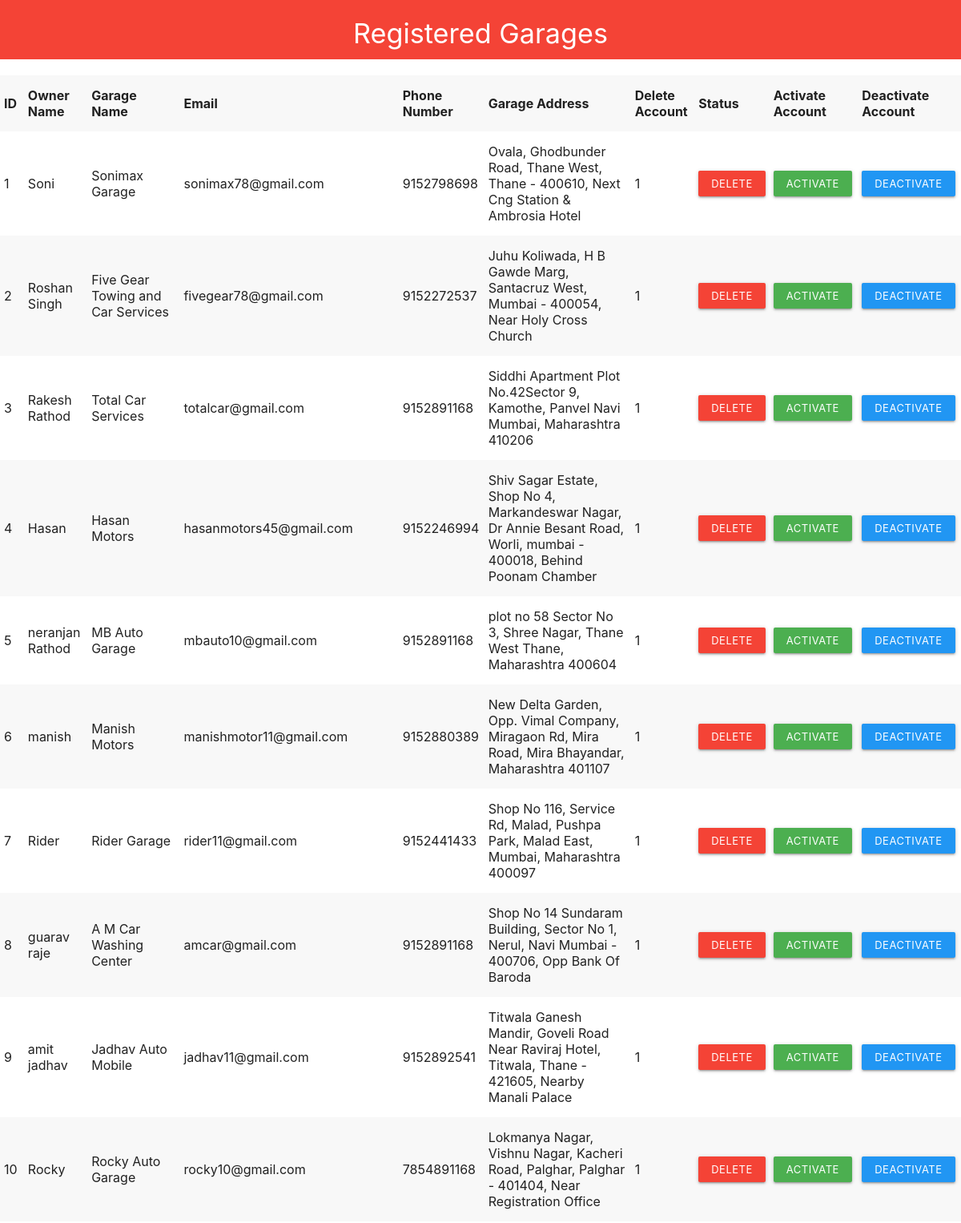
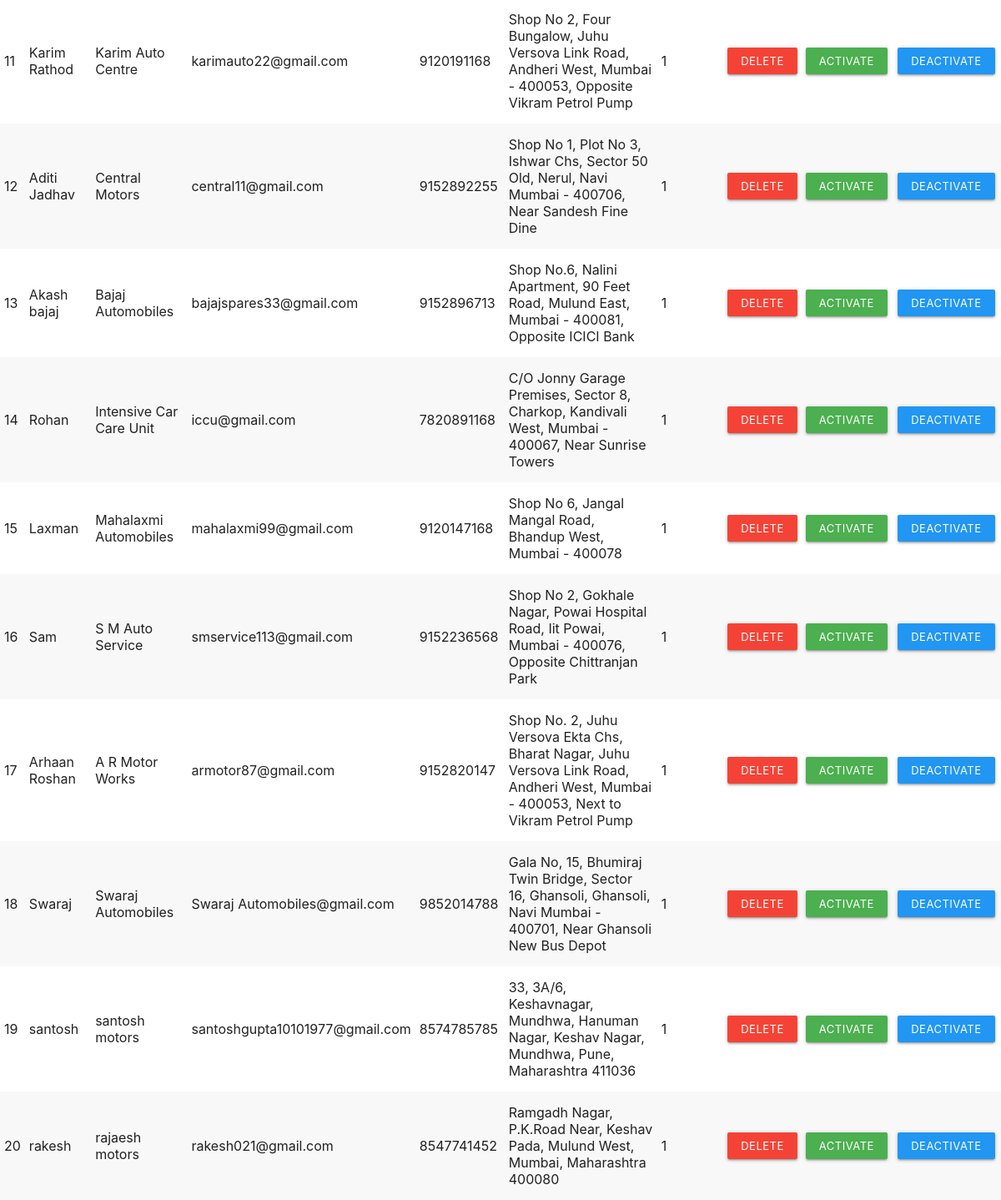
Screenshot of /viewgarage.php (signed in) with the database file from the repository (2 pictures, top to bottom).
### tables this page shows
CREATE TABLE `register_garage` (
  `id` int(11) NOT NULL,
  `oname` varchar(255) NOT NULL,
  `email` varchar(255) NOT NULL,
  `phoneno` varchar(255) NOT NULL,
  `password` varchar(255) NOT NULL,
  `gname` varchar(255) NOT NULL,
  `address` varchar(255) NOT NULL,
  `token` varchar(255) NOT NULL,
  `date` date NOT NULL,
  `activated` tinyint(1) NOT NULL,
  `lat` float(10,6) DEFAULT NULL,
  `lng` float(10,6) DEFAULT NULL
);

### viewgarage.php (the view, shortened to what this page needs)
<?php
    include('dbh.php');
$Sqq = "SELECT * FROM register_garage";
$re = mysqli_query($db, $Sqq);
$total = mysqli_num_rows($re);
if ($total !=0) {
	?>
	<table class="striped">
		<tr>
			<td><b>ID</b></td>
			<td><b>Owner Name</b></td>
			<td><b>Garage Name</b></td>
			<td><b>Email</b></td>
			<td><b>Phone Number</b></td>
			<td><b>Garage Address</b></td>
			<td><b>Delete Account</b></td>
			<td><b>Status</b></td>
			<td><b>Activate Account</b></td>
			<td><b>Deactivate Account</b></td>
		</tr>
		<?php
		while ($row = mysqli_fetch_assoc($re)) {
			echo "<tr>
					<td>".$row['id']."</td>
					<td>".$row['oname']."</td>
					<td>".$row['gname']."</td>
					<td>".$row['email']."</td>
					<td>".$row['phoneno']."</td>
					<td>".$row['address']."</td>
					<td>".$row['activated']."</td>
					<td><a href='deletegarage.php?id=$row[id]&fn=$row[oname]&gn=$row[gname]&em=$row[email]&po=$row[phoneno]&ad=$row[address]' class='btn btn-small red' onclick='return delet()'>Delete</a></td>
			      <td><a href='activategarage.php?id=$row[id]&em=$row[email]&ac=$row[activated]' class='btn btn-small green' onclick='return activate()'>Activate</a></td>
			      <td><a href='deactivategarage.php?id=$row[id]&em=$row[email]&ac=$row[activated]' class='btn btn-small blue' onclick='return deactivate()'>Deactivate</a></td>
			      </tr>";
		}
}
?>
<!DOCTYPE html>
<html>
<head>
	<link rel="stylesheet" type="text/css" href="css/materialize.min.css">
</head>
<body>
<div class="row">
	<div class="col l12 s12 red">
		<h4 class="center white-text">Registered Garages</h4>
	</div>
</div>
</table>
</body>
</html>

### rows the page displays
register_garage: id "1", oname "Soni", gname "Sonimax Garage", email "sonimax78@gmail.com", phoneno "9152798698", address "Ovala, Ghodbunder Road, Thane West, Thane - 400610, Next Cng Station & Ambrosia Hotel", activated "1"
register_garage: id "2", oname "Roshan Singh", gname "Five Gear Towing and Car Services", email "fivegear78@gmail.com", phoneno "9152272537", address "Juhu Koliwada, H B Gawde Marg, Santacruz West, Mumbai - 400054, Near Holy Cross Church", activated "1"
register_garage: id "3", oname "Rakesh Rathod", gname "Total Car Services", email "totalcar@gmail.com", phoneno "9152891168", address "Siddhi Apartment Plot No.42Sector 9, Kamothe, Panvel Navi Mumbai, Maharashtra 410206", activated "1"
register_garage: id "4", oname "Hasan", gname "Hasan Motors", email "hasanmotors45@gmail.com", phoneno "9152246994", address "Shiv Sagar Estate, Shop No 4, Markandeswar Nagar, Dr Annie Besant Road, Worli, mumbai - 400018, Behind Poonam Chamber", activated "1"
register_garage: id "5", oname "neranjan Rathod", gname "MB Auto Garage", email "mbauto10@gmail.com", phoneno "9152891168", address "plot no 58 Sector No 3, Shree Nagar, Thane West Thane, Maharashtra 400604", activated "1"
register_garage: id "6", oname "manish", gname "Manish Motors", email "manishmotor11@gmail.com", phoneno "9152880389", address "New Delta Garden, Opp. Vimal Company, Miragaon Rd, Mira Road, Mira Bhayandar, Maharashtra 401107", activated "1"
register_garage: id "7", oname "Rider", gname "Rider Garage", email "rider11@gmail.com", phoneno "9152441433", address "Shop No 116, Service Rd, Malad, Pushpa Park, Malad East, Mumbai, Maharashtra 400097", activated "1"
register_garage: id "8", oname "guarav raje", gname "A M Car Washing Center", email "amcar@gmail.com", phoneno "9152891168", address "Shop No 14 Sundaram Building, Sector No 1, Nerul, Navi Mumbai - 400706, Opp Bank Of Baroda", activated "1"
register_garage: id "9", oname "amit jadhav", gname "Jadhav Auto Mobile", email "jadhav11@gmail.com", phoneno "9152892541", address "Titwala Ganesh Mandir, Goveli Road Near Raviraj Hotel, Titwala, Thane - 421605, Nearby Manali Palace", activated "1"
register_garage: id "10", oname "Rocky", gname "Rocky Auto Garage", email "rocky10@gmail.com", phoneno "7854891168", address "Lokmanya Nagar, Vishnu Nagar, Kacheri Road, Palghar, Palghar - 401404, Near Registration Office", activated "1"
register_garage: id "11", oname "Karim Rathod", gname "Karim Auto Centre", email "karimauto22@gmail.com", phoneno "9120191168", address "Shop No 2, Four Bungalow, Juhu Versova Link Road, Andheri West, Mumbai - 400053, Opposite Vikram Petrol Pump", activated "1"
register_garage: id "12", oname "Aditi Jadhav", gname "Central Motors", email "central11@gmail.com", phoneno "9152892255", address "Shop No 1, Plot No 3, Ishwar Chs, Sector 50 Old, Nerul, Navi Mumbai - 400706, Near Sandesh Fine Dine", activated "1"
register_garage: id "13", oname "Akash bajaj", gname "Bajaj Automobiles", email "bajajspares33@gmail.com", phoneno "9152896713", address "Shop No.6, Nalini Apartment, 90 Feet Road, Mulund East, Mumbai - 400081, Opposite ICICI Bank", activated "1"
register_garage: id "14", oname "Rohan", gname "Intensive Car Care Unit", email "iccu@gmail.com", phoneno "7820891168", address "C/O Jonny Garage Premises, Sector 8, Charkop, Kandivali West, Mumbai - 400067, Near Sunrise Towers", activated "1"
register_garage: id "15", oname "Laxman", gname "Mahalaxmi Automobiles", email "mahalaxmi99@gmail.com", phoneno "9120147168", address "Shop No 6, Jangal Mangal Road, Bhandup West, Mumbai - 400078", activated "1"
register_garage: id "16", oname "Sam", gname "S M Auto Service", email "smservice113@gmail.com", phoneno "9152236568", address "Shop No 2, Gokhale Nagar, Powai Hospital Road, Iit Powai, Mumbai - 400076, Opposite Chittranjan Park", activated "1"
register_garage: id "17", oname "Arhaan Roshan", gname "A R Motor Works", email "armotor87@gmail.com", phoneno "9152820147", address "Shop No. 2, Juhu Versova Ekta Chs, Bharat Nagar, Juhu Versova Link Road, Andheri West, Mumbai - 400053, Next to Vikram Petrol Pump", activated "1"
register_garage: id "18", oname "Swaraj", gname "Swaraj Automobiles", email "Swaraj Automobiles@gmail.com", phoneno "9852014788", address "Gala No, 15, Bhumiraj Twin Bridge, Sector 16, Ghansoli, Ghansoli, Navi Mumbai - 400701, Near Ghansoli New Bus Depot", activated "1"
register_garage: id "19", oname "santosh", gname "santosh motors", email "santoshgupta10101977@gmail.com", phoneno "8574785785", address "33, 3A/6, Keshavnagar, Mundhwa, Hanuman Nagar, Keshav Nagar, Mundhwa, Pune, Maharashtra 411036", activated "1"
register_garage: id "20", oname "rakesh", gname "rajaesh motors", email "rakesh021@gmail.com", phoneno "8547741452", address "Ramgadh Nagar, P.K.Road Near, Keshav Pada, Mulund West, Mumbai, Maharashtra 400080", activated "1"
